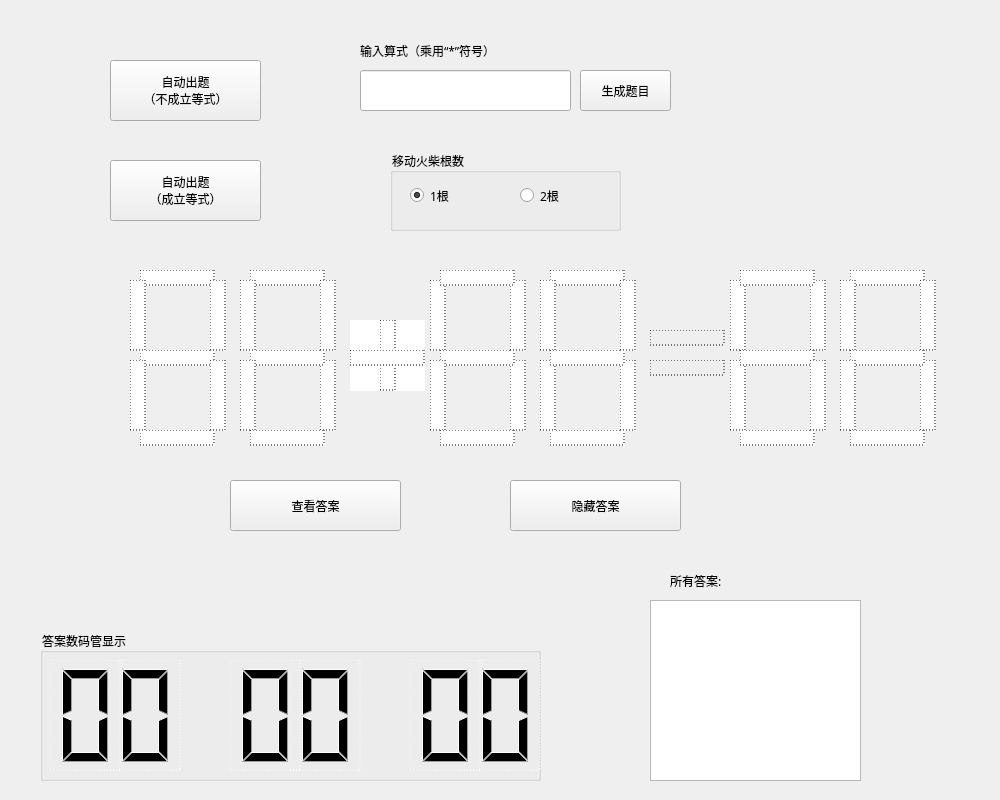
<?xml version="1.0" encoding="UTF-8"?>
<ui version="4.0">
 <class>Form</class>
 <widget class="QWidget" name="Form">
  <property name="geometry">
   <rect>
    <x>0</x>
    <y>0</y>
    <width>1000</width>
    <height>800</height>
   </rect>
  </property>
  <property name="sizePolicy">
   <sizepolicy hsizetype="Expanding" vsizetype="Expanding">
    <horstretch>0</horstretch>
    <verstretch>0</verstretch>
   </sizepolicy>
  </property>
  <property name="windowTitle">
   <string>Form</string>
  </property>
  <property name="styleSheet">
   <string notr="true">alternate-background-color: rgb(255, 255, 255);</string>
  </property>
  <widget class="QPushButton" name="match_28">
   <property name="geometry">
    <rect>
     <x>550</x>
     <y>430</y>
     <width>75</width>
     <height>16</height>
    </rect>
   </property>
   <property name="autoFillBackground">
    <bool>false</bool>
   </property>
   <property name="styleSheet">
    <string notr="true">border:1px dotted black;
background-color: rgb(255, 255, 255);</string>
   </property>
   <property name="text">
    <string/>
   </property>
  </widget>
  <widget class="QPushButton" name="match_8">
   <property name="geometry">
    <rect>
     <x>250</x>
     <y>270</y>
     <width>75</width>
     <height>16</height>
    </rect>
   </property>
   <property name="styleSheet">
    <string notr="true">border:1px dotted black;
background-color: rgb(255, 255, 255);</string>
   </property>
   <property name="text">
    <string/>
   </property>
  </widget>
  <widget class="QPushButton" name="match_35">
   <property name="geometry">
    <rect>
     <x>740</x>
     <y>430</y>
     <width>75</width>
     <height>16</height>
    </rect>
   </property>
   <property name="styleSheet">
    <string notr="true">border:1px dotted black;
background-color: rgb(255, 255, 255);</string>
   </property>
   <property name="text">
    <string/>
   </property>
  </widget>
  <widget class="QPushButton" name="match_27">
   <property name="geometry">
    <rect>
     <x>620</x>
     <y>360</y>
     <width>16</width>
     <height>71</height>
    </rect>
   </property>
   <property name="styleSheet">
    <string notr="true">border:1px dotted black;
background-color: rgb(255, 255, 255);</string>
   </property>
   <property name="text">
    <string/>
   </property>
  </widget>
  <widget class="QPushButton" name="match_36">
   <property name="geometry">
    <rect>
     <x>850</x>
     <y>270</y>
     <width>75</width>
     <height>16</height>
    </rect>
   </property>
   <property name="styleSheet">
    <string notr="true">border:1px dotted black;
background-color: rgb(255, 255, 255);</string>
   </property>
   <property name="text">
    <string/>
   </property>
  </widget>
  <widget class="QPushButton" name="match_22">
   <property name="geometry">
    <rect>
     <x>550</x>
     <y>270</y>
     <width>75</width>
     <height>16</height>
    </rect>
   </property>
   <property name="styleSheet">
    <string notr="true">border:1px dotted black;
background-color: rgb(255, 255, 255);</string>
   </property>
   <property name="text">
    <string/>
   </property>
  </widget>
  <widget class="QPushButton" name="match_37">
   <property name="geometry">
    <rect>
     <x>840</x>
     <y>280</y>
     <width>16</width>
     <height>71</height>
    </rect>
   </property>
   <property name="styleSheet">
    <string notr="true">border:1px dotted black;
background-color: rgb(255, 255, 255);</string>
   </property>
   <property name="text">
    <string/>
   </property>
  </widget>
  <widget class="QPushButton" name="match_41">
   <property name="geometry">
    <rect>
     <x>920</x>
     <y>360</y>
     <width>16</width>
     <height>71</height>
    </rect>
   </property>
   <property name="styleSheet">
    <string notr="true">border:1px dotted black;
background-color: rgb(255, 255, 255);</string>
   </property>
   <property name="text">
    <string/>
   </property>
  </widget>
  <widget class="QPushButton" name="match_13">
   <property name="geometry">
    <rect>
     <x>320</x>
     <y>360</y>
     <width>16</width>
     <height>71</height>
    </rect>
   </property>
   <property name="styleSheet">
    <string notr="true">border:1px dotted black;
background-color: rgb(255, 255, 255);</string>
   </property>
   <property name="text">
    <string/>
   </property>
  </widget>
  <widget class="QPushButton" name="match_38">
   <property name="geometry">
    <rect>
     <x>920</x>
     <y>280</y>
     <width>16</width>
     <height>71</height>
    </rect>
   </property>
   <property name="styleSheet">
    <string notr="true">border:1px dotted black;
background-color: rgb(255, 255, 255);</string>
   </property>
   <property name="text">
    <string/>
   </property>
  </widget>
  <widget class="QPushButton" name="match_16">
   <property name="geometry">
    <rect>
     <x>430</x>
     <y>280</y>
     <width>16</width>
     <height>71</height>
    </rect>
   </property>
   <property name="styleSheet">
    <string notr="true">border:1px dotted black;
background-color: rgb(255, 255, 255);</string>
   </property>
   <property name="text">
    <string/>
   </property>
  </widget>
  <widget class="QPushButton" name="match_4">
   <property name="geometry">
    <rect>
     <x>140</x>
     <y>350</y>
     <width>75</width>
     <height>16</height>
    </rect>
   </property>
   <property name="styleSheet">
    <string notr="true">border:1px dotted black;
background-color: rgb(255, 255, 255);</string>
   </property>
   <property name="text">
    <string/>
   </property>
  </widget>
  <widget class="QPushButton" name="match_20">
   <property name="geometry">
    <rect>
     <x>510</x>
     <y>360</y>
     <width>16</width>
     <height>71</height>
    </rect>
   </property>
   <property name="styleSheet">
    <string notr="true">border:1px dotted black;
background-color: rgb(255, 255, 255);</string>
   </property>
   <property name="text">
    <string/>
   </property>
  </widget>
  <widget class="QPushButton" name="match_30">
   <property name="geometry">
    <rect>
     <x>730</x>
     <y>280</y>
     <width>16</width>
     <height>71</height>
    </rect>
   </property>
   <property name="styleSheet">
    <string notr="true">border:1px dotted black;
background-color: rgb(255, 255, 255);</string>
   </property>
   <property name="text">
    <string/>
   </property>
  </widget>
  <widget class="QPushButton" name="match_11">
   <property name="geometry">
    <rect>
     <x>250</x>
     <y>350</y>
     <width>75</width>
     <height>16</height>
    </rect>
   </property>
   <property name="styleSheet">
    <string notr="true">border:1px dotted black;
background-color: rgb(255, 255, 255);</string>
   </property>
   <property name="text">
    <string/>
   </property>
  </widget>
  <widget class="QPushButton" name="match_18">
   <property name="geometry">
    <rect>
     <x>440</x>
     <y>350</y>
     <width>75</width>
     <height>16</height>
    </rect>
   </property>
   <property name="styleSheet">
    <string notr="true">border:1px dotted black;
background-color: rgb(255, 255, 255);</string>
   </property>
   <property name="text">
    <string/>
   </property>
  </widget>
  <widget class="QPushButton" name="match_19">
   <property name="geometry">
    <rect>
     <x>430</x>
     <y>360</y>
     <width>16</width>
     <height>71</height>
    </rect>
   </property>
   <property name="styleSheet">
    <string notr="true">border:1px dotted black;
background-color: rgb(255, 255, 255);</string>
   </property>
   <property name="text">
    <string/>
   </property>
  </widget>
  <widget class="QPushButton" name="match_7">
   <property name="geometry">
    <rect>
     <x>140</x>
     <y>430</y>
     <width>75</width>
     <height>16</height>
    </rect>
   </property>
   <property name="styleSheet">
    <string notr="true">border:1px dotted black;
background-color: rgb(255, 255, 255);</string>
   </property>
   <property name="text">
    <string/>
   </property>
  </widget>
  <widget class="QPushButton" name="match_17">
   <property name="geometry">
    <rect>
     <x>510</x>
     <y>280</y>
     <width>16</width>
     <height>71</height>
    </rect>
   </property>
   <property name="styleSheet">
    <string notr="true">border:1px dotted black;
background-color: rgb(255, 255, 255);</string>
   </property>
   <property name="text">
    <string/>
   </property>
  </widget>
  <widget class="QPushButton" name="match_33">
   <property name="geometry">
    <rect>
     <x>730</x>
     <y>360</y>
     <width>16</width>
     <height>71</height>
    </rect>
   </property>
   <property name="styleSheet">
    <string notr="true">border:1px dotted black;
background-color: rgb(255, 255, 255);</string>
   </property>
   <property name="text">
    <string/>
   </property>
  </widget>
  <widget class="QPushButton" name="match_26">
   <property name="geometry">
    <rect>
     <x>540</x>
     <y>360</y>
     <width>16</width>
     <height>71</height>
    </rect>
   </property>
   <property name="styleSheet">
    <string notr="true">border:1px dotted black;
background-color: rgb(255, 255, 255);</string>
   </property>
   <property name="text">
    <string/>
   </property>
  </widget>
  <widget class="QPushButton" name="match_1">
   <property name="geometry">
    <rect>
     <x>140</x>
     <y>270</y>
     <width>75</width>
     <height>16</height>
    </rect>
   </property>
   <property name="styleSheet">
    <string notr="true">border:1px dotted black;
background-color: rgb(255, 255, 255);</string>
   </property>
   <property name="text">
    <string/>
   </property>
  </widget>
  <widget class="QPushButton" name="match_31">
   <property name="geometry">
    <rect>
     <x>810</x>
     <y>280</y>
     <width>16</width>
     <height>71</height>
    </rect>
   </property>
   <property name="styleSheet">
    <string notr="true">border:1px dotted black;
background-color: rgb(255, 255, 255);</string>
   </property>
   <property name="text">
    <string/>
   </property>
  </widget>
  <widget class="QPushButton" name="match_32">
   <property name="geometry">
    <rect>
     <x>740</x>
     <y>350</y>
     <width>75</width>
     <height>16</height>
    </rect>
   </property>
   <property name="styleSheet">
    <string notr="true">border:1px dotted black;
background-color: rgb(255, 255, 255);</string>
   </property>
   <property name="text">
    <string/>
   </property>
  </widget>
  <widget class="QPushButton" name="match_9">
   <property name="geometry">
    <rect>
     <x>240</x>
     <y>280</y>
     <width>16</width>
     <height>71</height>
    </rect>
   </property>
   <property name="styleSheet">
    <string notr="true">border:1px dotted black;
background-color: rgb(255, 255, 255);</string>
   </property>
   <property name="text">
    <string/>
   </property>
  </widget>
  <widget class="QPushButton" name="match_10">
   <property name="geometry">
    <rect>
     <x>320</x>
     <y>280</y>
     <width>16</width>
     <height>71</height>
    </rect>
   </property>
   <property name="styleSheet">
    <string notr="true">border:1px dotted black;
background-color: rgb(255, 255, 255);</string>
   </property>
   <property name="text">
    <string/>
   </property>
  </widget>
  <widget class="QPushButton" name="match_5">
   <property name="geometry">
    <rect>
     <x>130</x>
     <y>360</y>
     <width>16</width>
     <height>71</height>
    </rect>
   </property>
   <property name="styleSheet">
    <string notr="true">border:1px dotted black;
background-color: rgb(255, 255, 255);</string>
   </property>
   <property name="text">
    <string/>
   </property>
  </widget>
  <widget class="QPushButton" name="match_6">
   <property name="geometry">
    <rect>
     <x>210</x>
     <y>360</y>
     <width>16</width>
     <height>71</height>
    </rect>
   </property>
   <property name="styleSheet">
    <string notr="true">border:1px dotted black;
background-color: rgb(255, 255, 255);</string>
   </property>
   <property name="text">
    <string/>
   </property>
  </widget>
  <widget class="QPushButton" name="match_29">
   <property name="geometry">
    <rect>
     <x>740</x>
     <y>270</y>
     <width>75</width>
     <height>16</height>
    </rect>
   </property>
   <property name="styleSheet">
    <string notr="true">border:1px dotted black;
background-color: rgb(255, 255, 255);</string>
   </property>
   <property name="text">
    <string/>
   </property>
  </widget>
  <widget class="QPushButton" name="match_2">
   <property name="geometry">
    <rect>
     <x>130</x>
     <y>280</y>
     <width>16</width>
     <height>71</height>
    </rect>
   </property>
   <property name="styleSheet">
    <string notr="true">border:1px dotted black;
background-color: rgb(255, 255, 255);</string>
   </property>
   <property name="text">
    <string/>
   </property>
  </widget>
  <widget class="QPushButton" name="match_23">
   <property name="geometry">
    <rect>
     <x>540</x>
     <y>280</y>
     <width>16</width>
     <height>71</height>
    </rect>
   </property>
   <property name="styleSheet">
    <string notr="true">border:1px dotted black;
background-color: rgb(255, 255, 255);</string>
   </property>
   <property name="text">
    <string/>
   </property>
  </widget>
  <widget class="QPushButton" name="match_25">
   <property name="geometry">
    <rect>
     <x>550</x>
     <y>350</y>
     <width>75</width>
     <height>16</height>
    </rect>
   </property>
   <property name="styleSheet">
    <string notr="true">border:1px dotted black;
background-color: rgb(255, 255, 255);</string>
   </property>
   <property name="text">
    <string/>
   </property>
  </widget>
  <widget class="QPushButton" name="match_43">
   <property name="geometry">
    <rect>
     <x>380</x>
     <y>320</y>
     <width>16</width>
     <height>71</height>
    </rect>
   </property>
   <property name="styleSheet">
    <string notr="true">border:1px dotted black;
background-color: rgb(255, 255, 255);</string>
   </property>
   <property name="text">
    <string/>
   </property>
  </widget>
  <widget class="QPushButton" name="match_24">
   <property name="geometry">
    <rect>
     <x>620</x>
     <y>280</y>
     <width>16</width>
     <height>71</height>
    </rect>
   </property>
   <property name="styleSheet">
    <string notr="true">border:1px dotted black;
background-color: rgb(255, 255, 255);</string>
   </property>
   <property name="text">
    <string/>
   </property>
  </widget>
  <widget class="QPushButton" name="match_34">
   <property name="geometry">
    <rect>
     <x>810</x>
     <y>360</y>
     <width>16</width>
     <height>71</height>
    </rect>
   </property>
   <property name="styleSheet">
    <string notr="true">border:1px dotted black;
background-color: rgb(255, 255, 255);</string>
   </property>
   <property name="text">
    <string/>
   </property>
  </widget>
  <widget class="QPushButton" name="match_21">
   <property name="geometry">
    <rect>
     <x>440</x>
     <y>430</y>
     <width>75</width>
     <height>16</height>
    </rect>
   </property>
   <property name="styleSheet">
    <string notr="true">border:1px dotted black;
background-color: rgb(255, 255, 255);</string>
   </property>
   <property name="text">
    <string/>
   </property>
  </widget>
  <widget class="QPushButton" name="match_12">
   <property name="geometry">
    <rect>
     <x>240</x>
     <y>360</y>
     <width>16</width>
     <height>71</height>
    </rect>
   </property>
   <property name="styleSheet">
    <string notr="true">border:1px dotted black;
background-color: rgb(255, 255, 255);</string>
   </property>
   <property name="text">
    <string/>
   </property>
  </widget>
  <widget class="QPushButton" name="match_39">
   <property name="geometry">
    <rect>
     <x>850</x>
     <y>350</y>
     <width>75</width>
     <height>16</height>
    </rect>
   </property>
   <property name="styleSheet">
    <string notr="true">border:1px dotted black;
background-color: rgb(255, 255, 255);</string>
   </property>
   <property name="text">
    <string/>
   </property>
  </widget>
  <widget class="QPushButton" name="match_14">
   <property name="geometry">
    <rect>
     <x>250</x>
     <y>430</y>
     <width>75</width>
     <height>16</height>
    </rect>
   </property>
   <property name="styleSheet">
    <string notr="true">border:1px dotted black;
background-color: rgb(255, 255, 255);</string>
   </property>
   <property name="text">
    <string/>
   </property>
  </widget>
  <widget class="QPushButton" name="match_40">
   <property name="geometry">
    <rect>
     <x>840</x>
     <y>360</y>
     <width>16</width>
     <height>71</height>
    </rect>
   </property>
   <property name="styleSheet">
    <string notr="true">border:1px dotted black;
background-color: rgb(255, 255, 255);</string>
   </property>
   <property name="text">
    <string/>
   </property>
  </widget>
  <widget class="QPushButton" name="match_15">
   <property name="geometry">
    <rect>
     <x>440</x>
     <y>270</y>
     <width>75</width>
     <height>16</height>
    </rect>
   </property>
   <property name="styleSheet">
    <string notr="true">border:1px dotted black;
background-color: rgb(255, 255, 255);</string>
   </property>
   <property name="text">
    <string/>
   </property>
  </widget>
  <widget class="QPushButton" name="match_3">
   <property name="geometry">
    <rect>
     <x>210</x>
     <y>280</y>
     <width>16</width>
     <height>71</height>
    </rect>
   </property>
   <property name="styleSheet">
    <string notr="true">border:1px dotted black;
background-color: rgb(255, 255, 255);</string>
   </property>
   <property name="text">
    <string/>
   </property>
  </widget>
  <widget class="QPushButton" name="match_42">
   <property name="geometry">
    <rect>
     <x>850</x>
     <y>430</y>
     <width>75</width>
     <height>16</height>
    </rect>
   </property>
   <property name="styleSheet">
    <string notr="true">border:1px dotted black;
background-color: rgb(255, 255, 255);</string>
   </property>
   <property name="text">
    <string/>
   </property>
  </widget>
  <widget class="QPushButton" name="solvebutt">
   <property name="geometry">
    <rect>
     <x>230</x>
     <y>480</y>
     <width>171</width>
     <height>51</height>
    </rect>
   </property>
   <property name="font">
    <font>
     <family>微软雅黑</family>
     <pointsize>9</pointsize>
    </font>
   </property>
   <property name="styleSheet">
    <string notr="true"/>
   </property>
   <property name="text">
    <string>查看答案</string>
   </property>
  </widget>
  <widget class="QLineEdit" name="lineEdit">
   <property name="geometry">
    <rect>
     <x>360</x>
     <y>70</y>
     <width>211</width>
     <height>41</height>
    </rect>
   </property>
   <property name="font">
    <font>
     <family>Times New Roman</family>
     <pointsize>20</pointsize>
    </font>
   </property>
  </widget>
  <widget class="QLabel" name="label_3">
   <property name="geometry">
    <rect>
     <x>360</x>
     <y>40</y>
     <width>151</width>
     <height>21</height>
    </rect>
   </property>
   <property name="font">
    <font>
     <family>微软雅黑 Light</family>
     <pointsize>9</pointsize>
    </font>
   </property>
   <property name="text">
    <string>输入算式（乘用“*”符号）</string>
   </property>
   <property name="buddy">
    <cstring>input</cstring>
   </property>
  </widget>
  <widget class="QPushButton" name="input">
   <property name="geometry">
    <rect>
     <x>580</x>
     <y>70</y>
     <width>91</width>
     <height>41</height>
    </rect>
   </property>
   <property name="font">
    <font>
     <family>微软雅黑 Light</family>
     <pointsize>9</pointsize>
    </font>
   </property>
   <property name="styleSheet">
    <string notr="true"/>
   </property>
   <property name="text">
    <string>生成题目</string>
   </property>
  </widget>
  <widget class="QPushButton" name="match_45">
   <property name="geometry">
    <rect>
     <x>350</x>
     <y>320</y>
     <width>75</width>
     <height>71</height>
    </rect>
   </property>
   <property name="styleSheet">
    <string notr="true">border:1px dotted white;
background-color: rgb(255, 255, 255);</string>
   </property>
   <property name="text">
    <string/>
   </property>
  </widget>
  <widget class="QPushButton" name="match_44">
   <property name="geometry">
    <rect>
     <x>350</x>
     <y>350</y>
     <width>75</width>
     <height>16</height>
    </rect>
   </property>
   <property name="styleSheet">
    <string notr="true">border:1px dotted black;
background-color: rgb(255, 255, 255);</string>
   </property>
   <property name="text">
    <string/>
   </property>
  </widget>
  <widget class="QPushButton" name="match_46">
   <property name="geometry">
    <rect>
     <x>650</x>
     <y>330</y>
     <width>75</width>
     <height>16</height>
    </rect>
   </property>
   <property name="styleSheet">
    <string notr="true">border:1px dotted black;

border-image: url(:/newPrefix/resource/match_imag.png);</string>
   </property>
   <property name="text">
    <string/>
   </property>
  </widget>
  <widget class="QPushButton" name="match_47">
   <property name="geometry">
    <rect>
     <x>650</x>
     <y>360</y>
     <width>75</width>
     <height>16</height>
    </rect>
   </property>
   <property name="styleSheet">
    <string notr="true">border:1px dotted black;

border-image: url(:/newPrefix/resource/match_imag.png);</string>
   </property>
   <property name="text">
    <string/>
   </property>
  </widget>
  <widget class="QGroupBox" name="groupBox">
   <property name="geometry">
    <rect>
     <x>390</x>
     <y>150</y>
     <width>231</width>
     <height>81</height>
    </rect>
   </property>
   <property name="font">
    <font>
     <family>微软雅黑 Light</family>
     <pointsize>9</pointsize>
    </font>
   </property>
   <property name="title">
    <string>移动火柴根数</string>
   </property>
   <widget class="QRadioButton" name="radioButton_1">
    <property name="geometry">
     <rect>
      <x>20</x>
      <y>30</y>
      <width>61</width>
      <height>31</height>
     </rect>
    </property>
    <property name="font">
     <font>
      <family>微软雅黑 Light</family>
      <pointsize>9</pointsize>
     </font>
    </property>
    <property name="text">
     <string>1根</string>
    </property>
    <property name="checked">
     <bool>true</bool>
    </property>
   </widget>
   <widget class="QRadioButton" name="radioButton_2">
    <property name="geometry">
     <rect>
      <x>130</x>
      <y>30</y>
      <width>61</width>
      <height>31</height>
     </rect>
    </property>
    <property name="font">
     <font>
      <family>微软雅黑 Light</family>
      <pointsize>9</pointsize>
     </font>
    </property>
    <property name="text">
     <string>2根</string>
    </property>
   </widget>
  </widget>
  <widget class="QPushButton" name="setproblem">
   <property name="geometry">
    <rect>
     <x>110</x>
     <y>60</y>
     <width>151</width>
     <height>61</height>
    </rect>
   </property>
   <property name="font">
    <font>
     <family>微软雅黑 Light</family>
     <pointsize>9</pointsize>
    </font>
   </property>
   <property name="styleSheet">
    <string notr="true"/>
   </property>
   <property name="text">
    <string>自动出题
（不成立等式）</string>
   </property>
  </widget>
  <widget class="QListView" name="list">
   <property name="geometry">
    <rect>
     <x>650</x>
     <y>600</y>
     <width>211</width>
     <height>181</height>
    </rect>
   </property>
   <property name="font">
    <font>
     <pointsize>18</pointsize>
    </font>
   </property>
   <property name="editTriggers">
    <set>QAbstractItemView::NoEditTriggers</set>
   </property>
  </widget>
  <widget class="QLabel" name="label_2">
   <property name="geometry">
    <rect>
     <x>670</x>
     <y>570</y>
     <width>211</width>
     <height>21</height>
    </rect>
   </property>
   <property name="font">
    <font>
     <family>微软雅黑 Light</family>
     <pointsize>9</pointsize>
    </font>
   </property>
   <property name="text">
    <string>所有答案:</string>
   </property>
  </widget>
  <widget class="QGroupBox" name="groupBox_2">
   <property name="geometry">
    <rect>
     <x>40</x>
     <y>630</y>
     <width>501</width>
     <height>151</height>
    </rect>
   </property>
   <property name="font">
    <font>
     <family>微软雅黑 Light</family>
     <pointsize>9</pointsize>
    </font>
   </property>
   <property name="title">
    <string>答案数码管显示</string>
   </property>
   <widget class="QLCDNumber" name="ansnum6">
    <property name="geometry">
     <rect>
      <x>430</x>
      <y>30</y>
      <width>71</width>
      <height>111</height>
     </rect>
    </property>
    <property name="styleSheet">
     <string notr="true">border:1px dotted white
;</string>
    </property>
    <property name="smallDecimalPoint">
     <bool>false</bool>
    </property>
    <property name="digitCount">
     <number>1</number>
    </property>
    <property name="mode">
     <enum>QLCDNumber::Dec</enum>
    </property>
    <property name="intValue" stdset="0">
     <number>0</number>
    </property>
   </widget>
   <widget class="QLCDNumber" name="ansnum2">
    <property name="geometry">
     <rect>
      <x>70</x>
      <y>30</y>
      <width>71</width>
      <height>111</height>
     </rect>
    </property>
    <property name="styleSheet">
     <string notr="true">border:1px dotted white
;</string>
    </property>
    <property name="smallDecimalPoint">
     <bool>false</bool>
    </property>
    <property name="digitCount">
     <number>1</number>
    </property>
    <property name="mode">
     <enum>QLCDNumber::Dec</enum>
    </property>
    <property name="intValue" stdset="0">
     <number>0</number>
    </property>
   </widget>
   <widget class="QLCDNumber" name="ansnum4">
    <property name="geometry">
     <rect>
      <x>250</x>
      <y>30</y>
      <width>71</width>
      <height>111</height>
     </rect>
    </property>
    <property name="styleSheet">
     <string notr="true">border:1px dotted white
;</string>
    </property>
    <property name="smallDecimalPoint">
     <bool>false</bool>
    </property>
    <property name="digitCount">
     <number>1</number>
    </property>
    <property name="mode">
     <enum>QLCDNumber::Dec</enum>
    </property>
    <property name="intValue" stdset="0">
     <number>0</number>
    </property>
   </widget>
   <widget class="QLCDNumber" name="ansnum5">
    <property name="geometry">
     <rect>
      <x>370</x>
      <y>30</y>
      <width>71</width>
      <height>111</height>
     </rect>
    </property>
    <property name="styleSheet">
     <string notr="true">border:1px dotted white
;</string>
    </property>
    <property name="smallDecimalPoint">
     <bool>false</bool>
    </property>
    <property name="digitCount">
     <number>1</number>
    </property>
    <property name="mode">
     <enum>QLCDNumber::Dec</enum>
    </property>
    <property name="intValue" stdset="0">
     <number>0</number>
    </property>
   </widget>
   <widget class="QLabel" name="anop2">
    <property name="geometry">
     <rect>
      <x>320</x>
      <y>30</y>
      <width>51</width>
      <height>111</height>
     </rect>
    </property>
    <property name="font">
     <font>
      <family>Arial</family>
      <pointsize>72</pointsize>
      <weight>50</weight>
      <bold>false</bold>
     </font>
    </property>
    <property name="text">
     <string/>
    </property>
   </widget>
   <widget class="QLCDNumber" name="ansnum1">
    <property name="geometry">
     <rect>
      <x>10</x>
      <y>30</y>
      <width>71</width>
      <height>111</height>
     </rect>
    </property>
    <property name="styleSheet">
     <string notr="true">border:1px dotted white
;</string>
    </property>
    <property name="smallDecimalPoint">
     <bool>false</bool>
    </property>
    <property name="digitCount">
     <number>1</number>
    </property>
    <property name="mode">
     <enum>QLCDNumber::Dec</enum>
    </property>
    <property name="intValue" stdset="0">
     <number>0</number>
    </property>
   </widget>
   <widget class="QLabel" name="anop1">
    <property name="geometry">
     <rect>
      <x>140</x>
      <y>30</y>
      <width>51</width>
      <height>111</height>
     </rect>
    </property>
    <property name="font">
     <font>
      <family>Arial</family>
      <pointsize>72</pointsize>
      <weight>50</weight>
      <bold>false</bold>
     </font>
    </property>
    <property name="text">
     <string/>
    </property>
   </widget>
   <widget class="QLCDNumber" name="ansnum3">
    <property name="geometry">
     <rect>
      <x>190</x>
      <y>30</y>
      <width>71</width>
      <height>111</height>
     </rect>
    </property>
    <property name="styleSheet">
     <string notr="true">border:1px dotted white
;</string>
    </property>
    <property name="smallDecimalPoint">
     <bool>false</bool>
    </property>
    <property name="digitCount">
     <number>1</number>
    </property>
    <property name="mode">
     <enum>QLCDNumber::Dec</enum>
    </property>
    <property name="intValue" stdset="0">
     <number>0</number>
    </property>
   </widget>
  </widget>
  <widget class="QPushButton" name="hidebutt">
   <property name="geometry">
    <rect>
     <x>510</x>
     <y>480</y>
     <width>171</width>
     <height>51</height>
    </rect>
   </property>
   <property name="font">
    <font>
     <family>微软雅黑</family>
     <pointsize>9</pointsize>
    </font>
   </property>
   <property name="styleSheet">
    <string notr="true"/>
   </property>
   <property name="text">
    <string>隐藏答案</string>
   </property>
  </widget>
  <widget class="QPushButton" name="setproblem_2">
   <property name="geometry">
    <rect>
     <x>110</x>
     <y>160</y>
     <width>151</width>
     <height>61</height>
    </rect>
   </property>
   <property name="font">
    <font>
     <family>微软雅黑 Light</family>
     <pointsize>9</pointsize>
    </font>
   </property>
   <property name="styleSheet">
    <string notr="true"/>
   </property>
   <property name="text">
    <string>自动出题
（成立等式）</string>
   </property>
  </widget>
  <zorder>list</zorder>
  <zorder>match_45</zorder>
  <zorder>match_43</zorder>
  <zorder>match_28</zorder>
  <zorder>match_8</zorder>
  <zorder>match_35</zorder>
  <zorder>match_27</zorder>
  <zorder>match_36</zorder>
  <zorder>match_22</zorder>
  <zorder>match_37</zorder>
  <zorder>match_41</zorder>
  <zorder>match_13</zorder>
  <zorder>match_38</zorder>
  <zorder>match_16</zorder>
  <zorder>match_4</zorder>
  <zorder>match_20</zorder>
  <zorder>match_30</zorder>
  <zorder>match_11</zorder>
  <zorder>match_18</zorder>
  <zorder>match_19</zorder>
  <zorder>match_7</zorder>
  <zorder>match_17</zorder>
  <zorder>match_33</zorder>
  <zorder>match_26</zorder>
  <zorder>match_1</zorder>
  <zorder>match_31</zorder>
  <zorder>match_32</zorder>
  <zorder>match_9</zorder>
  <zorder>match_10</zorder>
  <zorder>match_5</zorder>
  <zorder>match_6</zorder>
  <zorder>match_29</zorder>
  <zorder>match_2</zorder>
  <zorder>match_23</zorder>
  <zorder>match_25</zorder>
  <zorder>match_24</zorder>
  <zorder>match_34</zorder>
  <zorder>match_21</zorder>
  <zorder>match_12</zorder>
  <zorder>match_39</zorder>
  <zorder>match_14</zorder>
  <zorder>match_40</zorder>
  <zorder>match_15</zorder>
  <zorder>match_3</zorder>
  <zorder>match_42</zorder>
  <zorder>solvebutt</zorder>
  <zorder>lineEdit</zorder>
  <zorder>label_3</zorder>
  <zorder>input</zorder>
  <zorder>match_44</zorder>
  <zorder>match_46</zorder>
  <zorder>match_47</zorder>
  <zorder>groupBox</zorder>
  <zorder>setproblem</zorder>
  <zorder>label_2</zorder>
  <zorder>groupBox_2</zorder>
  <zorder>hidebutt</zorder>
  <zorder>setproblem_2</zorder>
 </widget>
 <resources>
  <include location="resource.qrc"/>
 </resources>
 <connections/>
</ui>
